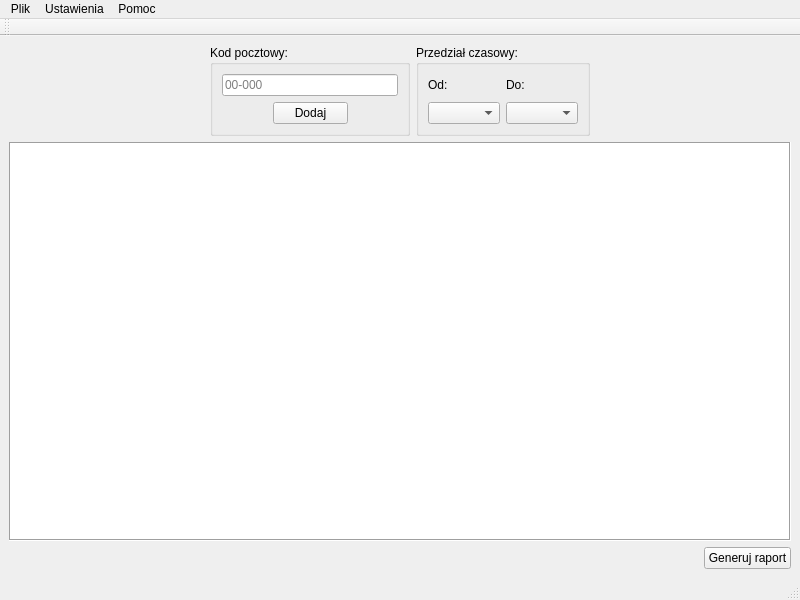
<?xml version="1.0" encoding="UTF-8"?>
<ui version="4.0">
 <class>MainWindow_Main</class>
 <widget class="QMainWindow" name="MainWindow_Main">
  <property name="windowModality">
   <enum>Qt::ApplicationModal</enum>
  </property>
  <property name="geometry">
   <rect>
    <x>0</x>
    <y>0</y>
    <width>800</width>
    <height>600</height>
   </rect>
  </property>
  <property name="minimumSize">
   <size>
    <width>800</width>
    <height>600</height>
   </size>
  </property>
  <property name="windowTitle">
   <string>DemoG</string>
  </property>
  <widget class="QWidget" name="centralwidget">
   <layout class="QVBoxLayout" name="verticalLayout_4">
    <item>
     <layout class="QHBoxLayout" name="horizontalLayout_4">
      <item>
       <spacer name="horizontalSpacer_2">
        <property name="orientation">
         <enum>Qt::Horizontal</enum>
        </property>
        <property name="sizeHint" stdset="0">
         <size>
          <width>40</width>
          <height>20</height>
         </size>
        </property>
       </spacer>
      </item>
      <item>
       <widget class="QGroupBox" name="groupBox_Postal_Code">
        <property name="title">
         <string>Kod pocztowy:</string>
        </property>
        <layout class="QVBoxLayout" name="verticalLayout">
         <item>
          <widget class="QLineEdit" name="lineEdit_Postal_Code">
           <property name="text">
            <string/>
           </property>
           <property name="frame">
            <bool>true</bool>
           </property>
           <property name="placeholderText">
            <string>00-000</string>
           </property>
           <property name="clearButtonEnabled">
            <bool>true</bool>
           </property>
          </widget>
         </item>
         <item>
          <layout class="QHBoxLayout" name="horizontalLayout_2">
           <item>
            <spacer name="horizontalSpacer_4">
             <property name="orientation">
              <enum>Qt::Horizontal</enum>
             </property>
             <property name="sizeHint" stdset="0">
              <size>
               <width>40</width>
               <height>20</height>
              </size>
             </property>
            </spacer>
           </item>
           <item>
            <widget class="QPushButton" name="pushButton_Add_Postal_Code">
             <property name="maximumSize">
              <size>
               <width>75</width>
               <height>16777215</height>
              </size>
             </property>
             <property name="text">
              <string>Dodaj</string>
             </property>
            </widget>
           </item>
           <item>
            <spacer name="horizontalSpacer_5">
             <property name="orientation">
              <enum>Qt::Horizontal</enum>
             </property>
             <property name="sizeHint" stdset="0">
              <size>
               <width>40</width>
               <height>20</height>
              </size>
             </property>
            </spacer>
           </item>
          </layout>
         </item>
        </layout>
       </widget>
      </item>
      <item>
       <widget class="QGroupBox" name="groupBox_Time_Interval">
        <property name="title">
         <string>Przedział czasowy:</string>
        </property>
        <layout class="QHBoxLayout" name="horizontalLayout_3">
         <item>
          <layout class="QVBoxLayout" name="verticalLayout_2">
           <item>
            <widget class="QLabel" name="label">
             <property name="text">
              <string>Od:</string>
             </property>
            </widget>
           </item>
           <item>
            <widget class="QComboBox" name="comboBox_Date_From">
             <property name="placeholderText">
              <string>od</string>
             </property>
            </widget>
           </item>
          </layout>
         </item>
         <item>
          <layout class="QVBoxLayout" name="verticalLayout_3">
           <item>
            <widget class="QLabel" name="label_2">
             <property name="text">
              <string>Do:</string>
             </property>
            </widget>
           </item>
           <item>
            <widget class="QComboBox" name="comboBox_Data_To">
             <property name="placeholderText">
              <string>do</string>
             </property>
            </widget>
           </item>
          </layout>
         </item>
        </layout>
       </widget>
      </item>
      <item>
       <spacer name="horizontalSpacer_3">
        <property name="orientation">
         <enum>Qt::Horizontal</enum>
        </property>
        <property name="sizeHint" stdset="0">
         <size>
          <width>40</width>
          <height>20</height>
         </size>
        </property>
       </spacer>
      </item>
     </layout>
    </item>
    <item>
     <widget class="QGraphicsView" name="graphicsView_Interactive_Map">
      <property name="frameShape">
       <enum>QFrame::Box</enum>
      </property>
     </widget>
    </item>
    <item>
     <layout class="QHBoxLayout" name="horizontalLayout">
      <item>
       <spacer name="horizontalSpacer">
        <property name="orientation">
         <enum>Qt::Horizontal</enum>
        </property>
        <property name="sizeHint" stdset="0">
         <size>
          <width>40</width>
          <height>20</height>
         </size>
        </property>
       </spacer>
      </item>
      <item>
       <widget class="QPushButton" name="pushButton_Generate_Report">
        <property name="text">
         <string>Generuj raport</string>
        </property>
       </widget>
      </item>
     </layout>
    </item>
   </layout>
  </widget>
  <widget class="QMenuBar" name="menubar">
   <property name="geometry">
    <rect>
     <x>0</x>
     <y>0</y>
     <width>800</width>
     <height>22</height>
    </rect>
   </property>
   <widget class="QMenu" name="menu_File">
    <property name="title">
     <string>Plik</string>
    </property>
    <addaction name="action_Exit"/>
   </widget>
   <widget class="QMenu" name="menu_Settings">
    <property name="title">
     <string>Ustawienia</string>
    </property>
    <addaction name="action_App_Settings"/>
    <addaction name="action_Raport_Settings"/>
   </widget>
   <widget class="QMenu" name="menu_Help">
    <property name="title">
     <string>Pomoc</string>
    </property>
    <addaction name="action_About_Program"/>
   </widget>
   <addaction name="menu_File"/>
   <addaction name="menu_Settings"/>
   <addaction name="menu_Help"/>
  </widget>
  <widget class="QStatusBar" name="statusbar"/>
  <widget class="QToolBar" name="toolBar">
   <property name="windowTitle">
    <string>toolBar</string>
   </property>
   <attribute name="toolBarArea">
    <enum>TopToolBarArea</enum>
   </attribute>
   <attribute name="toolBarBreak">
    <bool>false</bool>
   </attribute>
  </widget>
  <action name="action_About_Program">
   <property name="text">
    <string>O programie...</string>
   </property>
   <property name="shortcut">
    <string>F1</string>
   </property>
  </action>
  <action name="action_Exit">
   <property name="text">
    <string>Wyjście</string>
   </property>
  </action>
  <action name="action_App_Settings">
   <property name="text">
    <string>Aplikacji</string>
   </property>
  </action>
  <action name="action_Raport_Settings">
   <property name="text">
    <string>Raportu</string>
   </property>
  </action>
 </widget>
 <resources>
  <include location="../Images/AppIcon/AppIcon.qrc"/>
 </resources>
 <connections/>
</ui>
